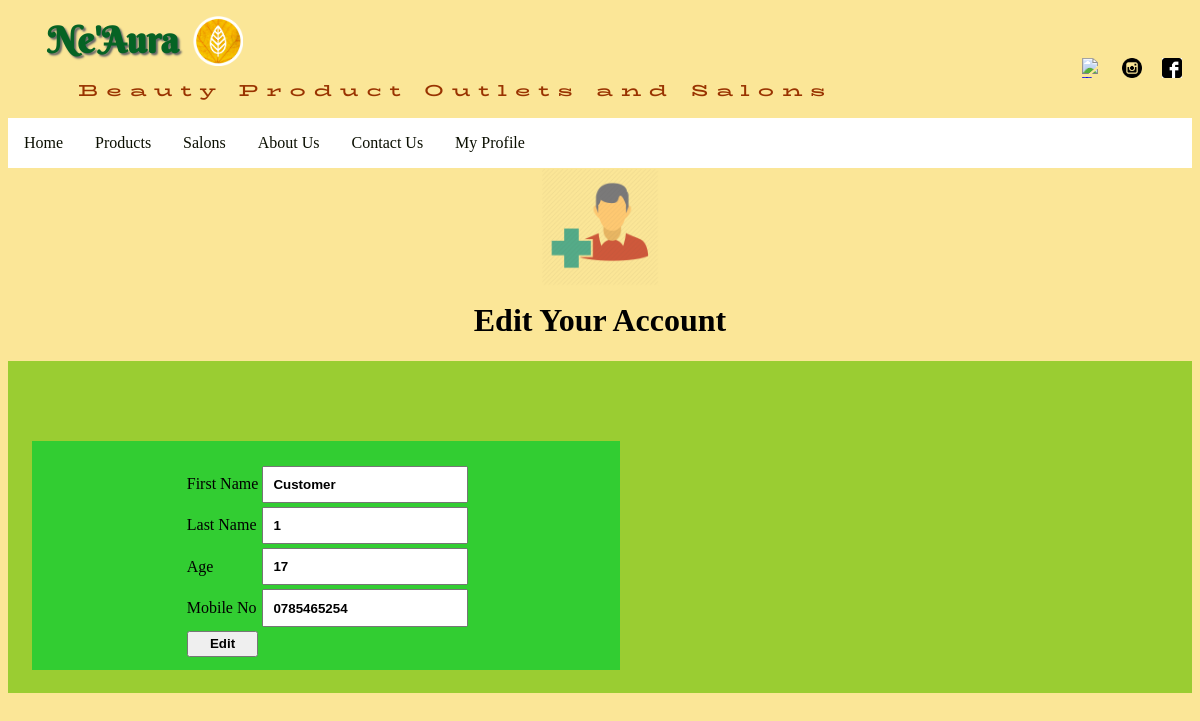
The app's page /editCustomer.php (signed in) with its own data.
### tables this page shows
CREATE TABLE `customers` (
  `id` int(11) NOT NULL,
  `firstname` varchar(20) NOT NULL,
  `lastname` varchar(20) NOT NULL,
  `age` int(2) NOT NULL,
  `email` varchar(50) NOT NULL,
  `contact` varchar(10) NOT NULL
);

### editCustomer.php (the view, shortened to what this page needs)
<?php
require_once('layout/header.php');
require_once('inc/config.php');
$cusEmail=$_SESSION['email'];
$selectq="SELECT * FROM customers WHERE email='$cusEmail'";
$selectcon=mysqli_query($connection,$selectq);
$result=mysqli_fetch_assoc($selectcon);
?>
<div>
    <img src="Images/customer-reg.png" class="pic">
    <h1>Edit Your Account</h1>
</div>
<div class="box">
    <form method="post" action="editCustomer.php">
        <div class="bg" style="margin-left: 0px">
            <table class="tableAlign">
                <tr>
                    <td>First Name</td>
                    <td><input type="text" name="Fname" value="<?php echo $result['firstname']; ?>" ></td>
                </tr>
                <tr>
                    <td>Last Name</td>
                    <td><input type="text" name="Lname" value="<?php echo $result['lastname']; ?>"></td>
                </tr>
                <tr>
                    <td>Age</td>
                    <td><input type="text" name="age" value="<?php echo $result['age']; ?>"></td>
                </tr>
                <tr>
                    <td>Mobile No</td>
                    <td><input type="text" name="mobileno" value="<?php echo $result['contact']; ?>"></td>
                </tr>
                <tr>
                    <td><input type="submit" value="Edit" name="submit" ></td>
                </tr>
            </table>
        </div>
    </form>
</div>
</body>
</html>

### css/Admin-style.css (style rules this page uses)
body { background-color: #FBE697; }
h1 { font-family: "Calibri Light"; text-align: center; font-weight: bolder; color: black; }
.tableAlign { margin-left: 40%; margin-top: 1%; font-family: "Calibri Light"; }
.bg { background-color: limegreen; width: 25%; padding: 10px; margin-top: 2%; margin-left: 40%; }
.box { background-color: yellowgreen; height: 10%; padding: 2%; }
.pic { width: 8%; margin-left: 45%; }
input, select { padding: 5%; width: 100%; font-weight: bolder; }

### css/CustomerReg-style.css (style rules this page uses)
body { background-color: #FBE697; }
h1 { font-family: "Calibri Light"; text-align: center; margin-top: 1%; font-weight: bolder; }
.tableAlign { margin-left: 10%; margin-top: 1%; font-family: "Calibri Light"; }
.bg { background-color: limegreen; margin-left: 35%; width: 30%; padding: 10px; margin-top: 2%; }
.box { background-color: yellowgreen; height: 10%; padding: 2%; }
.pic { width: 10%; margin-left: 45%; }
input, select { padding: 5%; width: 100%; }

### css/Customer-style.css (style rules this page uses)
body { background-color: #FBE697; }
h1 { font-family: "Calibri Light"; text-align: center; margin-top: 1%; font-weight: bolder; }
.tableAlign { margin-left: 25%; margin-top: 2%; font-family: "Calibri Light"; }
.bg { margin-left: 200px; background-color: limegreen; width: 50%; padding: 10px; margin-top: 5%; }
.pic { width: 10%; margin-left: 45%; }
input, select { padding: 5%; width: 100%; }

### records on screen
customers: Fname "Customer", Lname "1", age "17", mobileno "0785465254"
